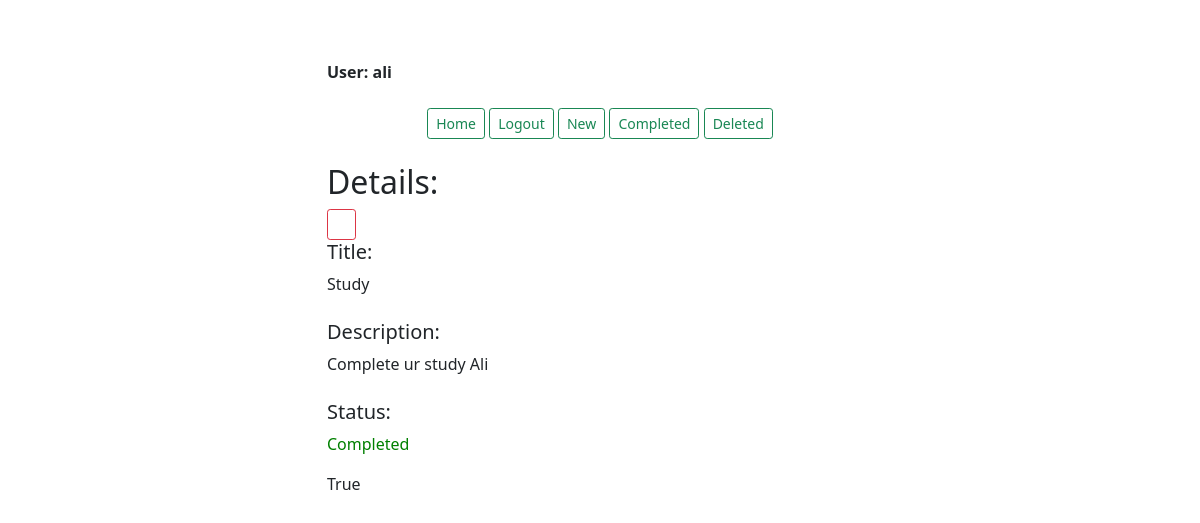
Screenshot of /detail/15/ (signed in) with the database file from the repository.
### base/models.py (models this page shows, shortened)
class tbTodo(models.Model):
    tdUser = models.ForeignKey(User, on_delete=models.CASCADE)
    tdName =models.CharField(max_length=50)
    tdDes = models.TextField(null=True , blank=True)
    tdStatus = models.BooleanField(default=False)
    tdIsDeleted = models.BooleanField(default= False)
    tdDate = models.DateTimeField(auto_now_add=True)

### base/views.py (the view)
# urls.py: path('detail/<int:pk>/',  tbTodoDetailView.as_view(),name = 'detail'),
class tbTodoDetailView(LoginRequiredMixin, DetailView):
    model = tbTodo
    template_name = "detail.html"
    context_object_name = 'data'

### templates/detail.html
{% extends 'base.html' %}
{% block baseBlock %}
<h2>Details:</h2>
<a href="{% url 'task' %}"><button type="button" class="btn btn-sm btn-outline-danger"><i class="bi bi-arrow-left"></i></button></a>
<h5>Title:</h5>{{data.tdName}}
<br><br>
<h5>Description:</h5>{{data.tdDes}}
<br><br>
<h5>Status:</h5>
{% if data.tdStatus == True %}
<p style="color:green;">Completed</p>
{% else %}
<p style="color:red;">Pending</p>
{% endif %}
{{data.tdStatus}}
{% endblock baseBlock %}

### templates/header.html (shortened to what this page needs)
<!DOCTYPE html>
<html lang="en">
<head>
  {% load static %}
  <link href="{% static '/bootstrap/css/bootstrap.min.css' %} " rel="stylesheet">
  <link rel="stylesheet" href="{% static '/css/style_main.css' %} " >
  <link rel="stylesheet" href="{% static '/icon/font/bootstrap-icons.min.css' %}">
</head>
<body>
  <div class="container">
    <div class="row">
        <div class="col-md-6 offset-md-3">
          {% if request.user.is_authenticated %}
          <strong class="text-left">User: {{request.user}}</strong>
          <p class="text-center m-4">
                <a href="{% url 'task' %}"><button type="button" class="btn btn-sm btn-outline-success">Home</button></a>
                <a href="{% url 'logout' %}"><button type="button" class="btn btn-sm btn-outline-success">Logout</button></a>
                <a href="{% url 'create' %}"><button type="button" class="btn btn-sm btn-outline-success">New</button></a>
                <a href="{% url 'completed' %}"><button type="button" class="btn btn-sm btn-outline-success">Completed</button></a>
                <a href="{% url 'deleted' %}"><button type="button" class="btn btn-sm btn-outline-success">Deleted</button></a>
                {% else %}
                <a href="">login</a>
              {% endif %}
            </p>

### static/css/style_main.css (style rules this page uses)
body { padding-top: 60px; padding-bottom: 60px; }

### rows the page displays
tbTodo: tdName "Study", tdDes "Complete ur study Ali", tdStatus "True"

### other values shown
{{ request.user }} "ali"
